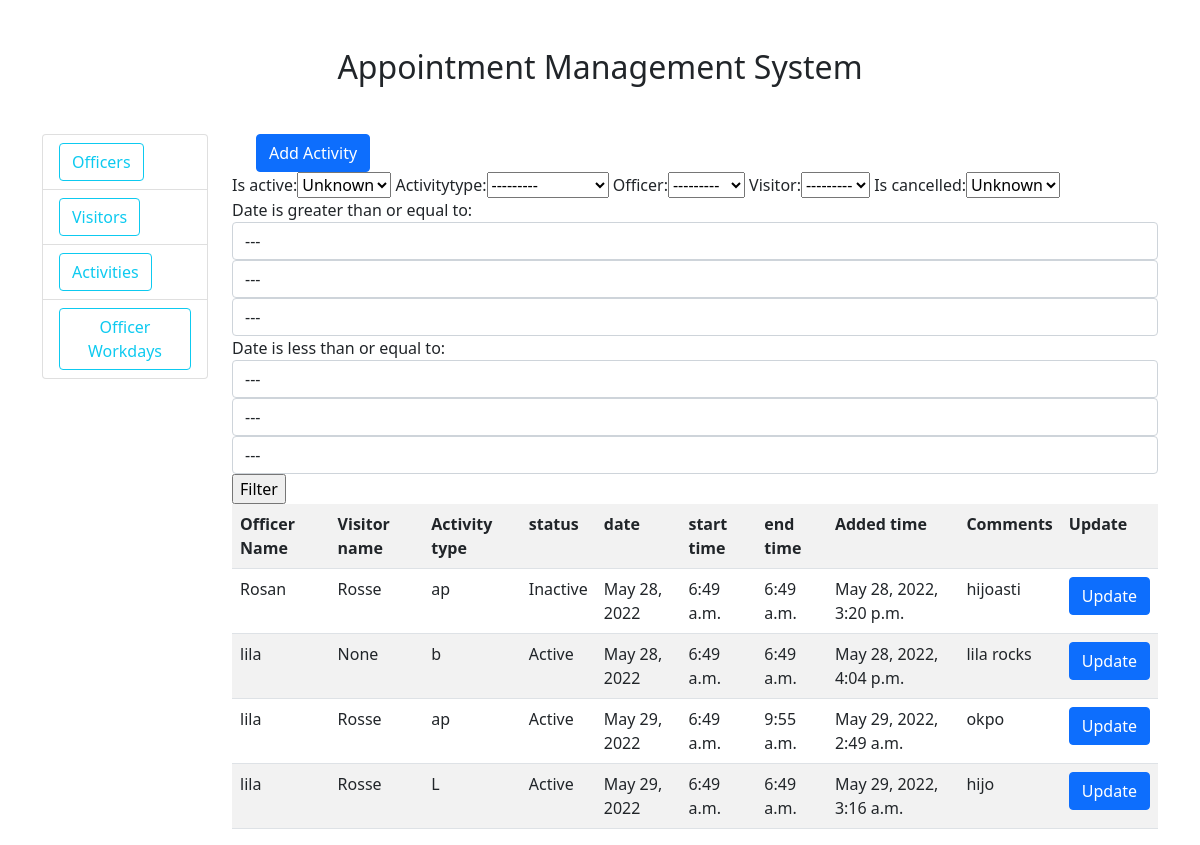
Page /activity/ on the earlier database version.
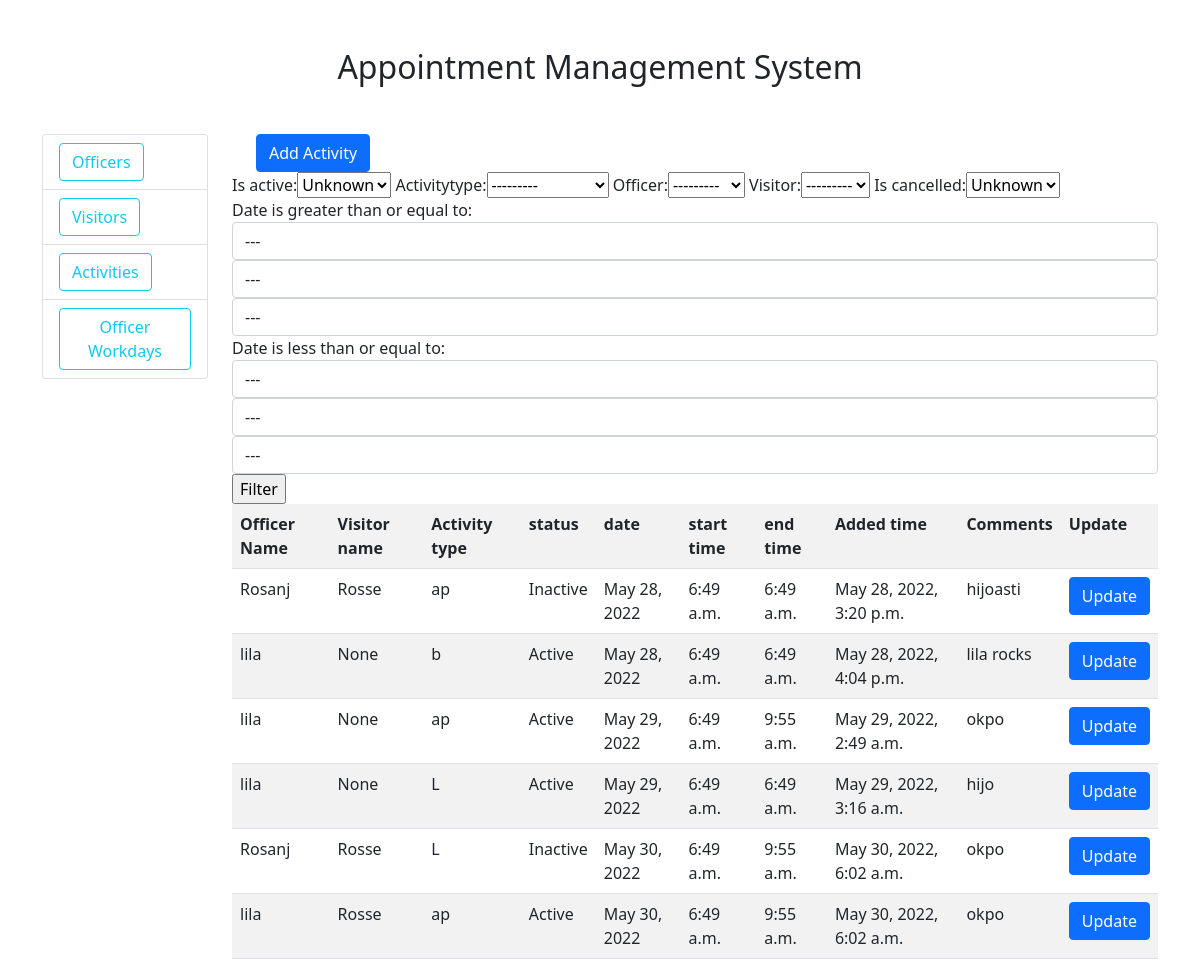
Same page on the later database version.
### activity_record/models.py (models this page shows, shortened)
class Activity(models.Model):
	activityid = models.AutoField(primary_key=True)
	officer = models.ForeignKey(Officer, on_delete= models.SET_NULL,null=True)
	visitor = models.ForeignKey(Visitors, on_delete=models.SET_NULL,null=True,blank=True)
	TYPE = [('Leave','Leave'), ('Appointment','Appointment'), ('Break','Break')]
	activitytype =	models.CharField(max_length=50,
		choices=TYPE,
		default='Appointment'
		)
	is_active = models.BooleanField(default=True)
	date = models.DateField(auto_now=False, auto_now_add=False)
	start_time = models.TimeField(auto_now=False, auto_now_add=False)
	end_time = models.TimeField(auto_now=False, auto_now_add=False)
	addedd_on = models.DateTimeField(default=timezone.now())
	comment = models.CharField(max_length=50)
	is_cancelled = models.BooleanField(default=False)

### officer/models.py (models this page shows)
class Officer(models.Model):
	name =	models.CharField(max_length=50)
	post =	models.CharField(max_length=50)
	is_active =	models.BooleanField(default=True)
	workstartTime =	models.TimeField()
	workendTime =	models.TimeField()
	def __str__(self):
		return self.name

### visitors/models.py (models this page shows)
class Visitors(models.Model):
	name = models.CharField(max_length=50)
	mbl_no = models.CharField(max_length=50)
	email = models.EmailField(max_length=50)
	is_active = models.BooleanField(default=True)
	def __str__(self):
		return self.name

### activity_record/views.py (the view)
# urls.py: path('',views.activities,name='activities'),
def activities(request):
	activities = Activity.objects.all()
	content = {'activities':activities}
	form = Activityfilter()
	content = {'form': form}
	myFilter = Activityfilter(request.GET, queryset=activities)
	activities = myFilter.qs
	content['activities'] = activities
	return render(request,'activity_record/activities.html',content)

### Templates/activity_record/activities.html (shortened to what this page needs)
{% extends 'home.html' %}
{% block content%}
<div>
	<div class="container mt-10">
	<a class="btn btn-primary" href="{% url 'create-activity' %}">Add Activity</a>
	</div>
	<div>
	<form method="GET" action="">
		{{form.form}}
		<input type="submit" value="Filter"/>
	</form>
	</div>
		<table class="table table table-striped">
			<tr>
				<th>Officer Name</th>
				<th>Visitor name</th>
				<th>Activity type</th>
				<th>status</th>
				<th>date</th>
				<th>start time</th>
				<th>end time</th>
				<th>Added time</th>
				<th>Comments</th>
				<th>Update</th>
			</tr>
			{% for activity in activities %}
			<tr>
				<td>{{activity.officer}}</td>
				<td>{{activity.visitor}}</td>
				<td>{{activity.activitytype}}</td>
				<td>{% if activity.is_active %}Active {% else %}Inactive{% endif %}</td>
				<td>{{activity.date}}</td>
				<td>{{activity.start_time}}</td>
				<td>{{activity.end_time}}</td>
				<td>{{activity.addedd_on}}</td>
				<td>{{activity.comment}}</td>
				<td><a class="btn btn-primary" href="{% url 'update-activity' activity.activityid%}">Update</a></td>
			</tr>
			{% endfor %}
		</table>
</div>
{% endblock %}

Differences in the rows shown:
changed Activity "May 28, 2022, 3:20 p.m.": officer "Rosan" → "Rosanj"
changed Activity "May 29, 2022, 2:49 a.m.": visitor "Rosse" → "None"
changed Activity "May 29, 2022, 3:16 a.m.": visitor "Rosse" → "None"
added Activity: officer "Rosanj", visitor "Rosse", activitytype "L", is_active "Inactive", date "May 30, 2022", start_time "6:49 a.m.", end_time "9:55 a.m.", addedd_on "May 30, 2022, 6:02 a.m.", comment "okpo"
added Activity: officer "lila", visitor "Rosse", activitytype "ap", is_active "Active", date "May 30, 2022", start_time "6:49 a.m.", end_time "9:55 a.m.", addedd_on "May 30, 2022, 6:02 a.m.", comment "okpo"
